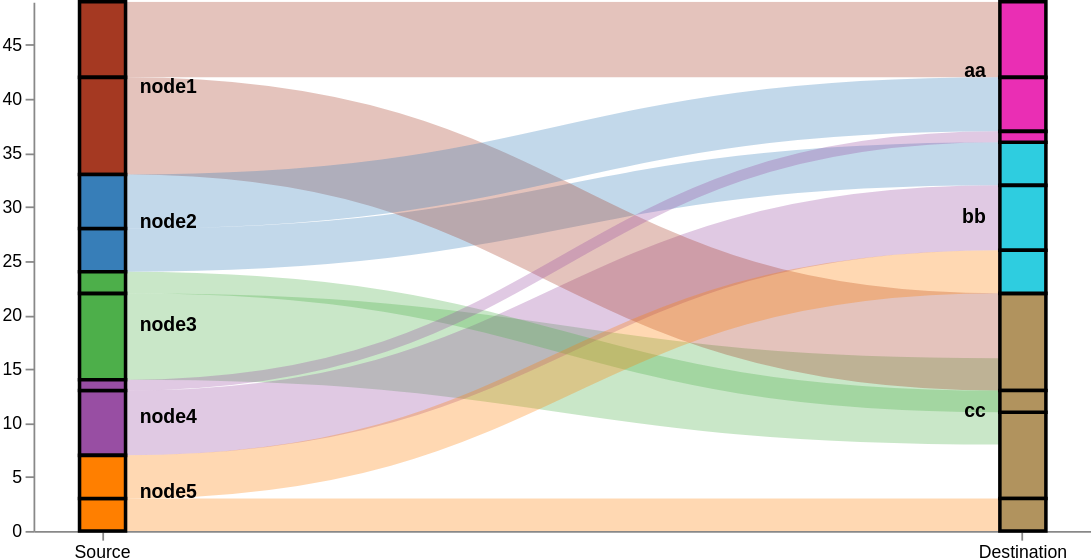

Write a Vega-Lite specification for this figure.
### Vega specification from a JSON file in a GitHub repository (floating-point values rounded to 4 significant figures)
{"$schema": "https://vega.github.io/schema/vega/v5.2.json", "height": 300, "width": 600, "data": [{"name": "rawData", "values": [{"key": {"stk1": "node1", "stk2": "aa"}, "doc_count": 7}, {"key": {"stk1": "node2", "stk2": "bb"}, "doc_count": 4}, {"key": {"stk1": "node3", "stk2": "cc"}, "doc_count": 8}, {"key": {"stk1": "node4", "stk2": "bb"}, "doc_count": 6}, {"key": {"stk1": "node5", "stk2": "cc"}, "doc_count": 3}, {"key": {"stk1": "node1", "stk2": "cc"}, "doc_count": 9}, {"key": {"stk1": "node2", "stk2": "aa"}, "doc_count": 5}, {"key": {"stk1": "node3", "stk2": "cc"}, "doc_count": 2}, {"key": {"stk1": "node4", "stk2": "aa"}, "doc_count": 1}, {"key": {"stk1": "node5", "stk2": "bb"}, "doc_count": 4}], "transform": [{"type": "formula", "expr": "datum.key.stk1", "as": "stk1"}, {"type": "formula", "expr": "datum.key.stk2", "as": "stk2"}, {"type": "formula", "expr": "datum.doc_count", "as": "size"}]}, {"name": "nodes", "source": "rawData", "transform": [{"type": "filter", "expr": "!groupSelector || groupSelector.stk1 == datum.stk1 || groupSelector.stk2 == datum.stk2"}, {"type": "formula", "expr": "datum.stk1+datum.stk2", "as": "key"}, {"type": "fold", "fields": ["stk1", "stk2"], "as": ["stack", "grpId"]}, {"type": "formula", "expr": "datum.stack == 'stk1' ? datum.stk1+' '+datum.stk2 : datum.stk2+' '+datum.stk1", "as": "sortField"}, {"type": "stack", "groupby": ["stack"], "sort": {"field": "sortField", "order": "descending"}, "field": "size"}, {"type": "formula", "expr": "(datum.y0+datum.y1)/2", "as": "yc"}]}, {"name": "groups", "source": "nodes", "transform": [{"type": "aggregate", "groupby": ["stack", "grpId"], "fields": ["size"], "ops": ["sum"], "as": ["total"]}, {"type": "stack", "groupby": ["stack"], "sort": {"field": "grpId", "order": "descending"}, "field": "total"}, {"type": "formula", "expr": "scale('y', datum.y0)", "as": "scaledY0"}, {"type": "formula", "expr": "scale('y', datum.y1)", "as": "scaledY1"}, {"type": "formula", "expr": "datum.stack == 'stk1'", "as": "rightLabel"}, {"type": "formula", "expr": "datum.total/domain('y')[1]", "as": "percentage"}]}, {"name": "destinationNodes", "source": "nodes", "transform": [{"type": "filter", "expr": "datum.stack == 'stk2'"}]}, {"name": "edges", "source": "nodes", "transform": [{"type": "filter", "expr": "datum.stack == 'stk1'"}, {"type": "lookup", "from": "destinationNodes", "key": "key", "fields": ["key"], "as": ["target"]}, {"type": "linkpath", "orient": "horizontal", "shape": "diagonal", "sourceY": {"expr": "scale('y', datum.yc)"}, "sourceX": {"expr": "scale('x', 'stk1') + bandwidth('x')"}, "targetY": {"expr": "scale('y', datum.target.yc)"}, "targetX": {"expr": "scale('x', 'stk2')"}}, {"type": "formula", "expr": "range('y')[0]-scale('y', datum.size)", "as": "strokeWidth"}, {"type": "formula", "expr": "datum.size/domain('y')[1]", "as": "percentage"}]}], "scales": [{"name": "x", "type": "band", "range": "width", "domain": ["stk1", "stk2"], "paddingOuter": 0.05, "paddingInner": 0.95}, {"name": "y", "type": "linear", "range": "height", "domain": {"data": "nodes", "field": "y1"}}, {"name": "color", "type": "ordinal", "range": ["#a53922", "#377eb8", "#4daf4a", "#984ea3", "#ff7f00"], "domain": {"data": "rawData", "field": "stk1"}}, {"name": "color2", "type": "ordinal", "range": ["#ea2eb4", "#2ecde0", "#b1935e"], "domain": {"data": "rawData", "field": "stk2"}}, {"name": "stackNames", "type": "ordinal", "range": ["Source", "Destination"], "domain": ["stk1", "stk2"]}], "axes": [{"orient": "bottom", "scale": "x", "encode": {"labels": {"update": {"text": {"scale": "stackNames", "field": "value"}}}}}, {"orient": "left", "scale": "y"}], "marks": [{"type": "path", "name": "edgeMark", "from": {"data": "edges"}, "clip": true, "encode": {"update": {"stroke": [{"test": "groupSelector && groupSelector.stack=='stk1'", "scale": "color", "field": "stk2"}, {"scale": "color", "field": "stk1"}], "strokeWidth": {"field": "strokeWidth"}, "path": {"field": "path"}, "strokeOpacity": {"signal": "!groupSelector && (groupHover.stk1 == datum.stk1 || groupHover.stk2 == datum.stk2) ? 0.9 : 0.3"}, "zindex": {"signal": "!groupSelector && (groupHover.stk1 == datum.stk1 || groupHover.stk2 == datum.stk2) ? 1 : 0"}, "tooltip": {"signal": "datum.stk1 + ' → ' + datum.stk2 + '    ' + format(datum.size, ',.0f') + '   (' + format(datum.percentage, '.1%') + ')'"}}, "hover": {"strokeOpacity": {"value": 1}}}}, {"type": "rect", "name": "groupMark", "from": {"data": "groups"}, "encode": {"enter": {"fill": [{"test": "datum.stack == 'stk1'", "scale": "color", "field": "grpId"}, {"test": "datum.stack == 'stk2'", "scale": "color2", "field": "grpId"}], "width": {"scale": "x", "band": 1}}, "update": {"x": {"scale": "x", "field": "stack"}, "y": {"field": "scaledY0"}, "y2": {"field": "scaledY1"}, "fillOpacity": {"value": 0.6}, "tooltip": {"signal": "datum.grpId + '   ' + format(datum.total, ',.0f') + '   (' + format(datum.percentage, '.1%') + ')'"}}, "hover": {"fillOpacity": {"value": 1}}}}, {"type": "text", "from": {"data": "groups"}, "interactive": false, "encode": {"update": {"x": {"signal": "scale('x', datum.stack) + (datum.rightLabel ? bandwidth('x') + 8 : -8)"}, "yc": {"signal": "(datum.scaledY0 + datum.scaledY1)/2"}, "align": {"signal": "datum.rightLabel ? 'left' : 'right'"}, "baseline": {"value": "middle"}, "fontWeight": {"value": "bold"}, "text": {"signal": "abs(datum.scaledY0-datum.scaledY1) > 13 ? datum.grpId : ''"}}}}, {"type": "group", "data": [{"name": "dataForShowAll", "values": [{}], "transform": [{"type": "filter", "expr": "groupSelector"}]}], "encode": {"enter": {"xc": {"signal": "width/2"}, "y": {"value": 30}, "width": {"value": 80}, "height": {"value": 30}}}, "marks": [{"type": "group", "name": "groupReset", "from": {"data": "dataForShowAll"}, "encode": {"enter": {"cornerRadius": {"value": 6}, "fill": {"value": "#f5f5f5"}, "stroke": {"value": "#c1c1c1"}, "strokeWidth": {"value": 2}, "height": {"field": {"group": "height"}}, "width": {"field": {"group": "width"}}}, "update": {"opacity": {"value": 1}}, "hover": {"opacity": {"value": 0.7}}}, "marks": [{"type": "text", "interactive": false, "encode": {"enter": {"xc": {"field": {"group": "width"}, "mult": 0.5}, "yc": {"field": {"group": "height"}, "mult": 0.5, "offset": 2}, "align": {"value": "center"}, "baseline": {"value": "middle"}, "fontWeight": {"value": "bold"}, "text": {"value": "Show All"}}}}]}]}, {"type": "rect", "from": {"data": "nodes"}, "encode": {"enter": {"stroke": {"value": "#000"}, "strokeWidth": {"value": 2}, "width": {"scale": "x", "band": 1}, "x": {"scale": "x", "field": "stack"}, "y": {"field": "y0", "scale": "y"}, "y2": {"field": "y1", "scale": "y"}, "fill": [{"test": "datum.stack == 'stk1'", "scale": "color", "field": "stk1"}, {"test": "datum.stack == 'stk2'", "scale": "color2", "field": "stk2"}]}}}], "signals": [{"name": "groupHover", "value": {}, "on": [{"events": "@groupMark:mouseover", "update": "{stk1:datum.stack=='stk1' && datum.grpId, stk2:datum.stack=='stk2' && datum.grpId}"}, {"events": "mouseout", "update": "{}"}]}, {"name": "groupSelector", "value": false, "on": [{"events": "@groupMark:click!", "update": "{stack:datum.stack, stk1:datum.stack=='stk1' && datum.grpId, stk2:datum.stack=='stk2' && datum.grpId}"}, {"events": [{"type": "click", "markname": "groupReset"}, {"type": "dblclick"}], "update": "false"}]}]}
